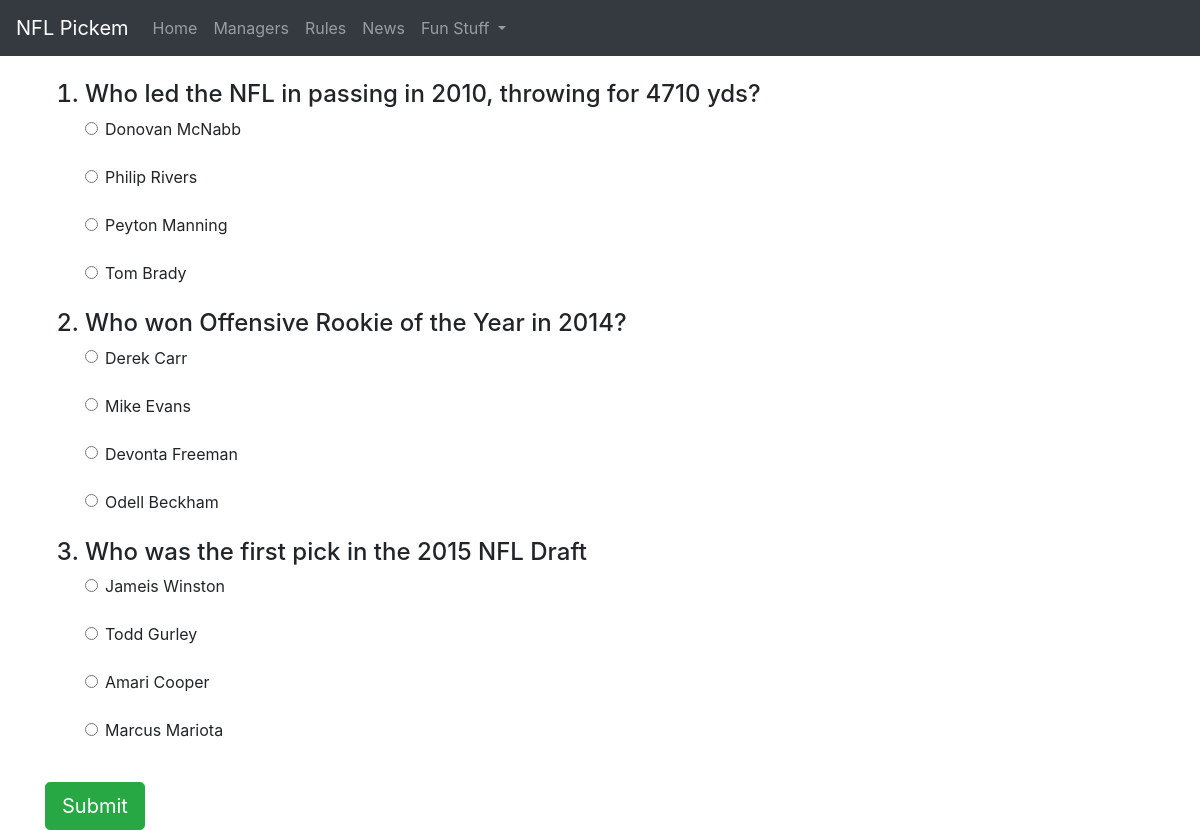
Screenshot of /trivia/1/ with the database file from the repository.
### trivia/models.py (models this page shows, shortened)
class Question(models.Model):
    question = models.CharField(max_length=150)
    quiz = models.ForeignKey("Quiz", on_delete=models.CASCADE)
    def __str__(self):
        return self.question
    def get_answers(self):
        answers = sorted(self.answer_set.all(), key=lambda x: random.random())
        return answers

class Answer(models.Model):
    question = models.ForeignKey("Question", on_delete=models.CASCADE)
    answer = models.CharField(max_length=100, blank=False)
    correct = models.BooleanField(blank=False, default=False)

### trivia/views.py (the view)
# urls.py: path("<int:pk>/", views.quiz, name='quiz_detail'),
def quiz(request, pk):
    quiz = get_object_or_404(Quiz, pk=pk)
    questions = quiz.question_set.all()
    total_questions = 0
    correct_answers = 0
    if request.method == 'POST':
        for question in questions:
            q = "answer" + str(question.id)
            if q not in request.POST:
                return HttpResponse("Please go back and answer all questions.")
            selected_choice = question.answer_set.get(
                pk=request.POST[q])
            if selected_choice.correct == True:
                correct_answers += 1
                total_questions += 1
            else:
                total_questions += 1
            context = {'correct_answers': correct_answers,
                       'total_questions': total_questions}
        return render(request, 'results.html', context)
    else:
        return render(request, 'quiz_detail.html', {'questions': questions})

### templates/quiz_detail.html (shortened to what this page needs)
{% extends 'base.html' %}
{% block content %}
    <form method="post">
        <ol>
            {% for question in questions%}
            <h4><li>{{ question }}</li></h4>
                {% for answer in question.get_answers %}
                <div class="form-check">
                    <input type="radio" name="answer{{ question.id }}" id="{{ question.id }}{{ forloop.counter }}" class="form-check-input" value="{{ answer.id }}">
                    <label class="form-check-label" for="answer{{ forloop.counter }}" value="{{ answer.id }}">{{ answer.answer }}</label><br>
                </div>
                <br>
                {% endfor %}
            {% endfor %}
        </ol>
        <input class="btn btn-lg btn-success" type="submit" name="" value="Submit">
    </form>
{% endblock content %}

### rows the page displays
Question: question "Who led the NFL in passing in 2010, throwing for 4710 yds?"
Answer: {{ answer.id }} 4 (drawn), answer "Donovan McNabb"
Answer: answer "Philip Rivers"
Answer: {{ answer.id }} 1 (drawn), answer "Peyton Manning"
Answer: {{ answer.id }} 3 (drawn), answer "Tom Brady"
Question: question "Who won Offensive Rookie of the Year in 2014?"
Answer: {{ answer.id }} 7 (drawn), answer "Derek Carr"
Answer: {{ answer.id }} 6 (drawn), answer "Mike Evans"
Answer: {{ answer.id }} 8 (drawn), answer "Devonta Freeman"
Answer: {{ answer.id }} 5 (drawn), answer "Odell Beckham"
Question: question "Who was the first pick in the 2015 NFL Draft"
Answer: {{ answer.id }} 9 (drawn), answer "Jameis Winston"
Answer: {{ answer.id }} 11 (drawn), answer "Todd Gurley"
Answer: {{ answer.id }} 12 (drawn), answer "Amari Cooper"
Answer: {{ answer.id }} 10 (drawn), answer "Marcus Mariota"
